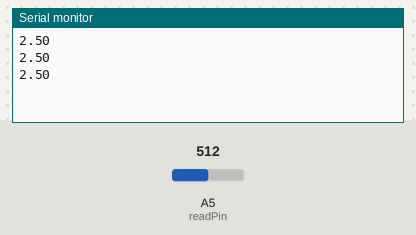
A sketch run on a simulated Arduino Uno, built with avr-gcc and run on an emulated ATmega328P. On the bench: the last lines printed to the serial monitor. Inputs (shaded band) come from the test bench; at power-on: A5 (readPin) = 512.

Above: at 1.3 s.
1.4 s: A5 (readPin) set to 716
At 1.9 s:
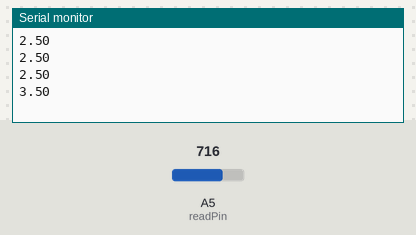
2.9 s: A5 (readPin) set to 900
At 3.4 s:
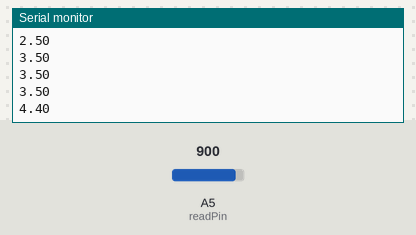
Timing chart, 0 to 5.9 s (numbered marks = the images above; inputs shaded):
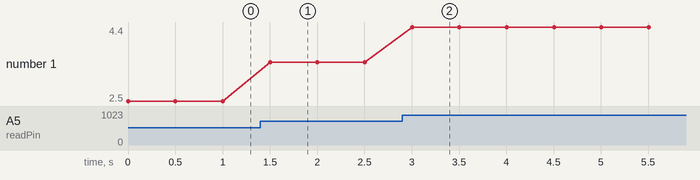

Measured:
- after the input at 1.4 s, the serial monitor: prints a new line after 0.10 s (image 1)
- after the input at 2.9 s, the serial monitor: prints a new line after 0.10 s (image 2)
- plotted number 1: 2.5 → 3.5 after the input at 1.4 s, 3.5 → 4.4 after the input at 2.9 s

The sketch:

P-4-Analog-Pins.ino
```cpp
// How do we know the difference between digital and analog pins?
// For Analog Pins we Place A in front of the number.

int readPin = A5;
float calcVal = 0;
void setup()
{
  pinMode(readPin, INPUT);
  Serial.begin(9600);
}

void loop()
{
  calcVal = (5.0/1023) * (analogRead(readPin));
  Serial.println(calcVal);
  delay(500);
}
```
